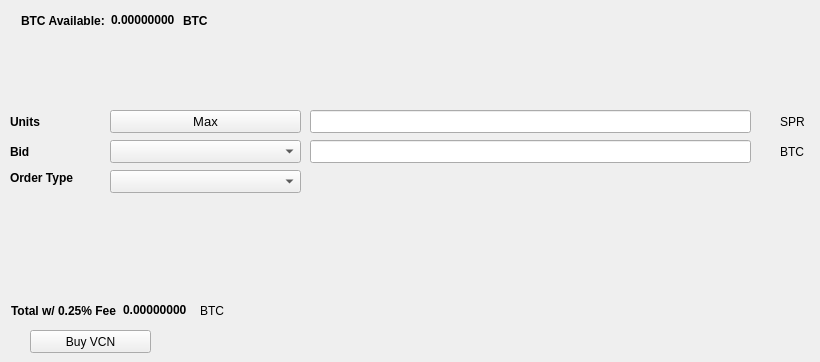
   <widget class="QWidget" name="BuyTab">
    <attribute name="title">
     <string>Buy</string>
    </attribute>
    <widget class="QPushButton" name="BuyVNC">
     <property name="geometry">
      <rect>
       <x>30</x>
       <y>330</y>
       <width>121</width>
       <height>23</height>
      </rect>
     </property>
     <property name="text">
      <string>Buy VCN</string>
     </property>
     <property name="icon">
      <iconset resource="../bitcoin.qrc">
       <normaloff>:/icons/bitcoin</normaloff>:/icons/bitcoin</iconset>
     </property>
    </widget>
    <widget class="QLabel" name="label_3">
     <property name="geometry">
      <rect>
       <x>10</x>
       <y>110</y>
       <width>46</width>
       <height>23</height>
      </rect>
     </property>
     <property name="font">
      <font>
       <weight>75</weight>
       <bold>true</bold>
      </font>
     </property>
     <property name="text">
      <string>Units</string>
     </property>
    </widget>
    <widget class="QLineEdit" name="UnitsInput">
     <property name="geometry">
      <rect>
       <x>310</x>
       <y>110</y>
       <width>441</width>
       <height>23</height>
      </rect>
     </property>
     <property name="font">
      <font>
       <pointsize>9</pointsize>
       <weight>75</weight>
       <bold>true</bold>
      </font>
     </property>
    </widget>
    <widget class="QLineEdit" name="BuyBidPriceEdit">
     <property name="geometry">
      <rect>
       <x>310</x>
       <y>140</y>
       <width>441</width>
       <height>23</height>
      </rect>
     </property>
     <property name="font">
      <font>
       <pointsize>9</pointsize>
       <weight>75</weight>
       <bold>true</bold>
      </font>
     </property>
    </widget>
    <widget class="QLabel" name="label_4">
     <property name="geometry">
      <rect>
       <x>780</x>
       <y>110</y>
       <width>31</width>
       <height>23</height>
      </rect>
     </property>
     <property name="text">
      <string>SPR</string>
     </property>
    </widget>
    <widget class="QLabel" name="label_5">
     <property name="geometry">
      <rect>
       <x>780</x>
       <y>140</y>
       <width>31</width>
       <height>23</height>
      </rect>
     </property>
     <property name="text">
      <string>BTC</string>
     </property>
    </widget>
    <widget class="QLabel" name="label_6">
     <property name="geometry">
      <rect>
       <x>10</x>
       <y>140</y>
       <width>46</width>
       <height>23</height>
      </rect>
     </property>
     <property name="font">
      <font>
       <weight>75</weight>
       <bold>true</bold>
      </font>
     </property>
     <property name="text">
      <string>Bid</string>
     </property>
    </widget>
    <widget class="QLabel" name="label_7">
     <property name="geometry">
      <rect>
       <x>10</x>
       <y>170</y>
       <width>91</width>
       <height>16</height>
      </rect>
     </property>
     <property name="font">
      <font>
       <weight>75</weight>
       <bold>true</bold>
      </font>
     </property>
     <property name="text">
      <string>Order Type</string>
     </property>
    </widget>
    <widget class="QPushButton" name="Buy_Max_Amount">
     <property name="geometry">
      <rect>
       <x>110</x>
       <y>110</y>
       <width>191</width>
       <height>23</height>
      </rect>
     </property>
     <property name="font">
      <font>
       <pointsize>10</pointsize>
      </font>
     </property>
     <property name="text">
      <string>Max</string>
     </property>
    </widget>
    <widget class="QComboBox" name="BuyBidcomboBox">
     <property name="geometry">
      <rect>
       <x>110</x>
       <y>140</y>
       <width>191</width>
       <height>23</height>
      </rect>
     </property>
     <property name="font">
      <font>
       <pointsize>10</pointsize>
      </font>
     </property>
    </widget>
    <widget class="QComboBox" name="buyOrdertypeCombo">
     <property name="geometry">
      <rect>
       <x>110</x>
       <y>170</y>
       <width>191</width>
       <height>23</height>
      </rect>
     </property>
     <property name="font">
      <font>
       <pointsize>10</pointsize>
      </font>
     </property>
    </widget>
    <widget class="QWidget" name="layoutWidget1">
     <property name="geometry">
      <rect>
       <x>21</x>
       <y>11</y>
       <width>227</width>
       <height>19</height>
      </rect>
     </property>
     <layout class="QHBoxLayout" name="horizontalLayout_3">
      <item>
       <widget class="QLabel" name="label232">
        <property name="font">
         <font>
          <weight>75</weight>
          <bold>true</bold>
         </font>
        </property>
        <property name="text">
         <string>BTC Available:</string>
        </property>
       </widget>
      </item>
      <item>
       <widget class="QLabel" name="BtcAvailableLbl">
        <property name="palette">
         <palette>
          <active>
           <colorrole role="WindowText">
            <brush brushstyle="SolidPattern">
             <color alpha="255">
              <red>0</red>
              <green>0</green>
              <blue>0</blue>
             </color>
            </brush>
           </colorrole>
           <colorrole role="Button">
            <brush brushstyle="SolidPattern">
             <color alpha="255">
              <red>0</red>
              <green>170</green>
              <blue>0</blue>
             </color>
            </brush>
           </colorrole>
           <colorrole role="Light">
            <brush brushstyle="SolidPattern">
             <color alpha="255">
              <red>0</red>
              <green>255</green>
              <blue>0</blue>
             </color>
            </brush>
           </colorrole>
           <colorrole role="Midlight">
            <brush brushstyle="SolidPattern">
             <color alpha="255">
              <red>0</red>
              <green>212</green>
              <blue>0</blue>
             </color>
            </brush>
           </colorrole>
           <colorrole role="Dark">
            <brush brushstyle="SolidPattern">
             <color alpha="255">
              <red>0</red>
              <green>85</green>
              <blue>0</blue>
             </color>
            </brush>
           </colorrole>
           <colorrole role="Mid">
            <brush brushstyle="SolidPattern">
             <color alpha="255">
              <red>0</red>
              <green>113</green>
              <blue>0</blue>
             </color>
            </brush>
           </colorrole>
           <colorrole role="Text">
            <brush brushstyle="SolidPattern">
             <color alpha="255">
              <red>0</red>
              <green>170</green>
              <blue>0</blue>
             </color>
            </brush>
           </colorrole>
           <colorrole role="BrightText">
            <brush brushstyle="SolidPattern">
             <color alpha="255">
              <red>255</red>
              <green>255</green>
              <blue>255</blue>
             </color>
            </brush>
           </colorrole>
           <colorrole role="ButtonText">
            <brush brushstyle="SolidPattern">
             <color alpha="255">
              <red>0</red>
              <green>0</green>
              <blue>0</blue>
             </color>
            </brush>
           </colorrole>
           <colorrole role="Base">
            <brush brushstyle="SolidPattern">
             <color alpha="255">
              <red>255</red>
              <green>255</green>
              <blue>255</blue>
             </color>
            </brush>
           </colorrole>
           <colorrole role="Window">
            <brush brushstyle="SolidPattern">
             <color alpha="255">
              <red>0</red>
              <green>170</green>
              <blue>0</blue>
             </color>
            </brush>
           </colorrole>
           <colorrole role="Shadow">
            <brush brushstyle="SolidPattern">
             <color alpha="255">
              <red>0</red>
              <green>0</green>
              <blue>0</blue>
             </color>
            </brush>
           </colorrole>
           <colorrole role="AlternateBase">
            <brush brushstyle="SolidPattern">
             <color alpha="255">
              <red>127</red>
              <green>212</green>
              <blue>127</blue>
             </color>
            </brush>
           </colorrole>
           <colorrole role="ToolTipBase">
            <brush brushstyle="SolidPattern">
             <color alpha="255">
              <red>255</red>
              <green>255</green>
              <blue>220</blue>
             </color>
            </brush>
           </colorrole>
           <colorrole role="ToolTipText">
            <brush brushstyle="SolidPattern">
             <color alpha="255">
              <red>0</red>
              <green>0</green>
              <blue>0</blue>
             </color>
            </brush>
           </colorrole>
          </active>
          <inactive>
           <colorrole role="WindowText">
            <brush brushstyle="SolidPattern">
             <color alpha="255">
              <red>0</red>
              <green>0</green>
              <blue>0</blue>
             </color>
            </brush>
           </colorrole>
           <colorrole role="Button">
            <brush brushstyle="SolidPattern">
             <color alpha="255">
              <red>0</red>
              <green>170</green>
              <blue>0</blue>
             </color>
            </brush>
           </colorrole>
           <colorrole role="Light">
            <brush brushstyle="SolidPattern">
             <color alpha="255">
              <red>0</red>
              <green>255</green>
              <blue>0</blue>
             </color>
            </brush>
           </colorrole>
           <colorrole role="Midlight">
            <brush brushstyle="SolidPattern">
             <color alpha="255">
              <red>0</red>
              <green>212</green>
              <blue>0</blue>
             </color>
            </brush>
           </colorrole>
           <colorrole role="Dark">
            <brush brushstyle="SolidPattern">
             <color alpha="255">
              <red>0</red>
              <green>85</green>
              <blue>0</blue>
             </color>
            </brush>
           </colorrole>
           <colorrole role="Mid">
            <brush brushstyle="SolidPattern">
             <color alpha="255">
              <red>0</red>
              <green>113</green>
              <blue>0</blue>
             </color>
            </brush>
           </colorrole>
           <colorrole role="Text">
            <brush brushstyle="SolidPattern">
             <color alpha="255">
              <red>0</red>
              <green>170</green>
              <blue>0</blue>
             </color>
            </brush>
           </colorrole>
           <colorrole role="BrightText">
            <brush brushstyle="SolidPattern">
             <color alpha="255">
              <red>255</red>
              <green>255</green>
              <blue>255</blue>
             </color>
            </brush>
           </colorrole>
           <colorrole role="ButtonText">
            <brush brushstyle="SolidPattern">
             <color alpha="255">
              <red>0</red>
              <green>0</green>
              <blue>0</blue>
             </color>
            </brush>
           </colorrole>
           <colorrole role="Base">
            <brush brushstyle="SolidPattern">
             <color alpha="255">
              <red>255</red>
              <green>255</green>
              <blue>255</blue>
             </color>
            </brush>
           </colorrole>
           <colorrole role="Window">
            <brush brushstyle="SolidPattern">
             <color alpha="255">
              <red>0</red>
              <green>170</green>
              <blue>0</blue>
             </color>
            </brush>
           </colorrole>
           <colorrole role="Shadow">
            <brush brushstyle="SolidPattern">
             <color alpha="255">
              <red>0</red>
              <green>0</green>
              <blue>0</blue>
             </color>
            </brush>
           </colorrole>
           <colorrole role="AlternateBase">
            <brush brushstyle="SolidPattern">
             <color alpha="255">
              <red>127</red>
              <green>212</green>
              <blue>127</blue>
             </color>
            </brush>
           </colorrole>
           <colorrole role="ToolTipBase">
            <brush brushstyle="SolidPattern">
             <color alpha="255">
              <red>255</red>
              <green>255</green>
              <blue>220</blue>
             </color>
            </brush>
           </colorrole>
           <colorrole role="ToolTipText">
            <brush brushstyle="SolidPattern">
             <color alpha="255">
              <red>0</red>
              <green>0</green>
              <blue>0</blue>
             </color>
            </brush>
           </colorrole>
          </inactive>
          <disabled>
           <colorrole role="WindowText">
            <brush brushstyle="SolidPattern">
             <color alpha="255">
              <red>0</red>
              <green>85</green>
              <blue>0</blue>
             </color>
            </brush>
           </colorrole>
           <colorrole role="Button">
            <brush brushstyle="SolidPattern">
             <color alpha="255">
              <red>0</red>
              <green>170</green>
              <blue>0</blue>
             </color>
            </brush>
           </colorrole>
           <colorrole role="Light">
            <brush brushstyle="SolidPattern">
             <color alpha="255">
              <red>0</red>
              <green>255</green>
              <blue>0</blue>
             </color>
            </brush>
           </colorrole>
           <colorrole role="Midlight">
            <brush brushstyle="SolidPattern">
             <color alpha="255">
              <red>0</red>
              <green>212</green>
              <blue>0</blue>
             </color>
            </brush>
           </colorrole>
           <colorrole role="Dark">
            <brush brushstyle="SolidPattern">
             <color alpha="255">
              <red>0</red>
              <green>85</green>
              <blue>0</blue>
             </color>
            </brush>
           </colorrole>
           <colorrole role="Mid">
            <brush brushstyle="SolidPattern">
             <color alpha="255">
              <red>0</red>
              <green>113</green>
              <blue>0</blue>
             </color>
            </brush>
           </colorrole>
           <colorrole role="Text">
            <brush brushstyle="SolidPattern">
             <color alpha="255">
              <red>0</red>
              <green>85</green>
              <blue>0</blue>
             </color>
            </brush>
           </colorrole>
           <colorrole role="BrightText">
            <brush brushstyle="SolidPattern">
             <color alpha="255">
              <red>255</red>
              <green>255</green>
              <blue>255</blue>
             </color>
            </brush>
           </colorrole>
           <colorrole role="ButtonText">
            <brush brushstyle="SolidPattern">
             <color alpha="255">
              <red>0</red>
              <green>85</green>
              <blue>0</blue>
             </color>
            </brush>
           </colorrole>
           <colorrole role="Base">
            <brush brushstyle="SolidPattern">
             <color alpha="255">
              <red>0</red>
              <green>170</green>
              <blue>0</blue>
             </color>
            </brush>
           </colorrole>
           <colorrole role="Window">
            <brush brushstyle="SolidPattern">
             <color alpha="255">
              <red>0</red>
              <green>170</green>
              <blue>0</blue>
             </color>
            </brush>
           </colorrole>
           <colorrole role="Shadow">
            <brush brushstyle="SolidPattern">
             <color alpha="255">
              <red>0</red>
              <green>0</green>
              <blue>0</blue>
             </color>
            </brush>
           </colorrole>
           <colorrole role="AlternateBase">
            <brush brushstyle="SolidPattern">
             <color alpha="255">
              <red>0</red>
              <green>170</green>
              <blue>0</blue>
             </color>
            </brush>
           </colorrole>
           <colorrole role="ToolTipBase">
            <brush brushstyle="SolidPattern">
             <color alpha="255">
              <red>255</red>
              <green>255</green>
              <blue>220</blue>
             </color>
            </brush>
           </colorrole>
           <colorrole role="ToolTipText">
            <brush brushstyle="SolidPattern">
             <color alpha="255">
              <red>0</red>
              <green>0</green>
              <blue>0</blue>
             </color>
            </brush>
           </colorrole>
          </disabled>
         </palette>
        </property>
        <property name="font">
         <font>
          <weight>75</weight>
          <bold>true</bold>
         </font>
        </property>
        <property name="text">
         <string>0.00000000</string>
        </property>
        <property name="textInteractionFlags">
         <set>Qt::LinksAccessibleByMouse|Qt::TextSelectableByKeyboard|Qt::TextSelectableByMouse</set>
        </property>
       </widget>
      </item>
      <item>
       <widget class="QLabel" name="BtcAvailableLbl_2">
        <property name="font">
         <font>
          <weight>75</weight>
          <bold>true</bold>
         </font>
        </property>
        <property name="text">
         <string>BTC</string>
        </property>
       </widget>
      </item>
     </layout>
    </widget>
    <widget class="QWidget" name="layoutWidge2">
     <property name="geometry">
      <rect>
       <x>11</x>
       <y>301</y>
       <width>259</width>
       <height>19</height>
      </rect>
     </property>
     <layout class="QHBoxLayout" name="horizontalLayout_4">
      <item>
       <widget class="QLabel" name="label_9">
        <property name="font">
         <font>
          <weight>75</weight>
          <bold>true</bold>
         </font>
        </property>
        <property name="text">
         <string>Total w/ 0.25% Fee</string>
        </property>
       </widget>
      </item>
      <item>
       <widget class="QLabel" name="BuyCostLabel">
        <property name="palette">
         <palette>
          <active>
           <colorrole role="WindowText">
            <brush brushstyle="SolidPattern">
             <color alpha="255">
              <red>0</red>
              <green>0</green>
              <blue>0</blue>
             </color>
            </brush>
           </colorrole>
           <colorrole role="Button">
            <brush brushstyle="SolidPattern">
             <color alpha="255">
              <red>0</red>
              <green>170</green>
              <blue>0</blue>
             </color>
            </brush>
           </colorrole>
           <colorrole role="Light">
            <brush brushstyle="SolidPattern">
             <color alpha="255">
              <red>0</red>
              <green>255</green>
              <blue>0</blue>
             </color>
            </brush>
           </colorrole>
           <colorrole role="Midlight">
            <brush brushstyle="SolidPattern">
             <color alpha="255">
              <red>0</red>
              <green>212</green>
              <blue>0</blue>
             </color>
            </brush>
           </colorrole>
           <colorrole role="Dark">
            <brush brushstyle="SolidPattern">
             <color alpha="255">
              <red>0</red>
              <green>85</green>
              <blue>0</blue>
             </color>
            </brush>
           </colorrole>
           <colorrole role="Mid">
            <brush brushstyle="SolidPattern">
             <color alpha="255">
              <red>0</red>
              <green>113</green>
              <blue>0</blue>
             </color>
            </brush>
           </colorrole>
           <colorrole role="Text">
            <brush brushstyle="SolidPattern">
             <color alpha="255">
              <red>0</red>
              <green>170</green>
              <blue>0</blue>
             </color>
            </brush>
           </colorrole>
           <colorrole role="BrightText">
            <brush brushstyle="SolidPattern">
             <color alpha="255">
              <red>255</red>
              <green>255</green>
              <blue>255</blue>
             </color>
            </brush>
           </colorrole>
           <colorrole role="ButtonText">
            <brush brushstyle="SolidPattern">
             <color alpha="255">
              <red>0</red>
              <green>0</green>
              <blue>0</blue>
             </color>
            </brush>
           </colorrole>
           <colorrole role="Base">
            <brush brushstyle="SolidPattern">
             <color alpha="255">
              <red>255</red>
              <green>255</green>
              <blue>255</blue>
             </color>
            </brush>
           </colorrole>
           <colorrole role="Window">
            <brush brushstyle="SolidPattern">
             <color alpha="255">
              <red>0</red>
              <green>170</green>
              <blue>0</blue>
             </color>
            </brush>
           </colorrole>
           <colorrole role="Shadow">
            <brush brushstyle="SolidPattern">
             <color alpha="255">
              <red>0</red>
              <green>0</green>
              <blue>0</blue>
             </color>
            </brush>
           </colorrole>
           <colorrole role="AlternateBase">
            <brush brushstyle="SolidPattern">
             <color alpha="255">
              <red>127</red>
              <green>212</green>
              <blue>127</blue>
             </color>
            </brush>
           </colorrole>
           <colorrole role="ToolTipBase">
            <brush brushstyle="SolidPattern">
             <color alpha="255">
              <red>255</red>
              <green>255</green>
              <blue>220</blue>
             </color>
            </brush>
           </colorrole>
           <colorrole role="ToolTipText">
            <brush brushstyle="SolidPattern">
             <color alpha="255">
              <red>0</red>
              <green>0</green>
              <blue>0</blue>
             </color>
            </brush>
           </colorrole>
          </active>
          <inactive>
           <colorrole role="WindowText">
            <brush brushstyle="SolidPattern">
             <color alpha="255">
              <red>0</red>
              <green>0</green>
              <blue>0</blue>
             </color>
            </brush>
           </colorrole>
           <colorrole role="Button">
            <brush brushstyle="SolidPattern">
             <color alpha="255">
              <red>0</red>
              <green>170</green>
              <blue>0</blue>
             </color>
            </brush>
           </colorrole>
           <colorrole role="Light">
            <brush brushstyle="SolidPattern">
             <color alpha="255">
              <red>0</red>
              <green>255</green>
              <blue>0</blue>
             </color>
            </brush>
           </colorrole>
           <colorrole role="Midlight">
            <brush brushstyle="SolidPattern">
             <color alpha="255">
              <red>0</red>
              <green>212</green>
              <blue>0</blue>
             </color>
            </brush>
           </colorrole>
           <colorrole role="Dark">
            <brush brushstyle="SolidPattern">
             <color alpha="255">
              <red>0</red>
              <green>85</green>
              <blue>0</blue>
             </color>
            </brush>
           </colorrole>
           <colorrole role="Mid">
            <brush brushstyle="SolidPattern">
             <color alpha="255">
              <red>0</red>
              <green>113</green>
              <blue>0</blue>
             </color>
            </brush>
           </colorrole>
           <colorrole role="Text">
            <brush brushstyle="SolidPattern">
             <color alpha="255">
              <red>0</red>
              <green>170</green>
              <blue>0</blue>
             </color>
            </brush>
           </colorrole>
           <colorrole role="BrightText">
            <brush brushstyle="SolidPattern">
             <color alpha="255">
              <red>255</red>
              <green>255</green>
              <blue>255</blue>
             </color>
            </brush>
           </colorrole>
           <colorrole role="ButtonText">
            <brush brushstyle="SolidPattern">
             <color alpha="255">
              <red>0</red>
              <green>0</green>
              <blue>0</blue>
             </color>
            </brush>
           </colorrole>
           <colorrole role="Base">
            <brush brushstyle="SolidPattern">
             <color alpha="255">
              <red>255</red>
              <green>255</green>
              <blue>255</blue>
             </color>
            </brush>
           </colorrole>
           <colorrole role="Window">
            <brush brushstyle="SolidPattern">
             <color alpha="255">
              <red>0</red>
              <green>170</green>
              <blue>0</blue>
             </color>
            </brush>
           </colorrole>
           <colorrole role="Shadow">
            <brush brushstyle="SolidPattern">
             <color alpha="255">
              <red>0</red>
              <green>0</green>
              <blue>0</blue>
             </color>
            </brush>
           </colorrole>
           <colorrole role="AlternateBase">
            <brush brushstyle="SolidPattern">
             <color alpha="255">
              <red>127</red>
              <green>212</green>
              <blue>127</blue>
             </color>
            </brush>
           </colorrole>
           <colorrole role="ToolTipBase">
            <brush brushstyle="SolidPattern">
             <color alpha="255">
              <red>255</red>
              <green>255</green>
              <blue>220</blue>
             </color>
            </brush>
           </colorrole>
           <colorrole role="ToolTipText">
            <brush brushstyle="SolidPattern">
             <color alpha="255">
              <red>0</red>
              <green>0</green>
              <blue>0</blue>
             </color>
            </brush>
           </colorrole>
          </inactive>
          <disabled>
           <colorrole role="WindowText">
            <brush brushstyle="SolidPattern">
             <color alpha="255">
              <red>0</red>
              <green>85</green>
              <blue>0</blue>
             </color>
            </brush>
           </colorrole>
           <colorrole role="Button">
            <brush brushstyle="SolidPattern">
             <color alpha="255">
              <red>0</red>
              <green>170</green>
              <blue>0</blue>
             </color>
            </brush>
           </colorrole>
           <colorrole role="Light">
            <brush brushstyle="SolidPattern">
             <color alpha="255">
              <red>0</red>
              <green>255</green>
              <blue>0</blue>
             </color>
            </brush>
           </colorrole>
           <colorrole role="Midlight">
            <brush brushstyle="SolidPattern">
             <color alpha="255">
              <red>0</red>
              <green>212</green>
              <blue>0</blue>
             </color>
            </brush>
           </colorrole>
           <colorrole role="Dark">
            <brush brushstyle="SolidPattern">
             <color alpha="255">
              <red>0</red>
              <green>85</green>
              <blue>0</blue>
             </color>
            </brush>
           </colorrole>
           <colorrole role="Mid">
            <brush brushstyle="SolidPattern">
             <color alpha="255">
              <red>0</red>
              <green>113</green>
              <blue>0</blue>
             </color>
            </brush>
           </colorrole>
           <colorrole role="Text">
            <brush brushstyle="SolidPattern">
             <color alpha="255">
              <red>0</red>
              <green>85</green>
              <blue>0</blue>
             </color>
            </brush>
           </colorrole>
           <colorrole role="BrightText">
            <brush brushstyle="SolidPattern">
             <color alpha="255">
              <red>255</red>
              <green>255</green>
              <blue>255</blue>
             </color>
            </brush>
           </colorrole>
           <colorrole role="ButtonText">
            <brush brushstyle="SolidPattern">
             <color alpha="255">
              <red>0</red>
              <green>85</green>
              <blue>0</blue>
             </color>
            </brush>
           </colorrole>
           <colorrole role="Base">
            <brush brushstyle="SolidPattern">
             <color alpha="255">
              <red>0</red>
              <green>170</green>
              <blue>0</blue>
             </color>
            </brush>
           </colorrole>
           <colorrole role="Window">
            <brush brushstyle="SolidPattern">
             <color alpha="255">
              <red>0</red>
              <green>170</green>
              <blue>0</blue>
             </color>
            </brush>
           </colorrole>
           <colorrole role="Shadow">
            <brush brushstyle="SolidPattern">
             <color alpha="255">
              <red>0</red>
              <green>0</green>
              <blue>0</blue>
             </color>
            </brush>
           </colorrole>
           <colorrole role="AlternateBase">
            <brush brushstyle="SolidPattern">
             <color alpha="255">
              <red>0</red>
              <green>170</green>
              <blue>0</blue>
             </color>
            </brush>
           </colorrole>
           <colorrole role="ToolTipBase">
            <brush brushstyle="SolidPattern">
             <color alpha="255">
              <red>255</red>
              <green>255</green>
              <blue>220</blue>
             </color>
            </brush>
           </colorrole>
           <colorrole role="ToolTipText">
            <brush brushstyle="SolidPattern">
             <color alpha="255">
              <red>0</red>
              <green>0</green>
              <blue>0</blue>
             </color>
            </brush>
           </colorrole>
          </disabled>
         </palette>
        </property>
        <property name="font">
         <font>
          <weight>75</weight>
          <bold>true</bold>
         </font>
        </property>
        <property name="autoFillBackground">
         <bool>false</bool>
        </property>
        <property name="text">
         <string>0.00000000</string>
        </property>
        <property name="textInteractionFlags">
         <set>Qt::LinksAccessibleByMouse|Qt::TextSelectableByMouse</set>
        </property>
       </widget>
      </item>
      <item>
       <widget class="QLabel" name="label_10">
        <property name="font">
         <font>
          <weight>50</weight>
          <bold>false</bold>
         </font>
        </property>
        <property name="text">
         <string>BTC</string>
        </property>
       </widget>
      </item>
     </layout>
    </widget>
    <widget class="QLabel" name="label_24">
     <property name="geometry">
      <rect>
       <x>410</x>
       <y>260</y>
       <width>281</width>
       <height>81</height>
      </rect>
     </property>
     <property name="text">
      <string/>
     </property>
     <property name="pixmap">
      <pixmap resource="../bitcoin.qrc">:/images/bleutrade</pixmap>
     </property>
    </widget>
   </widget>
